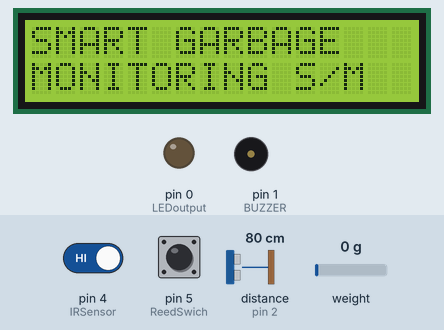
Bench run of a sketch on a simulated Arduino Uno, built with avr-gcc and run on an emulated ATmega328P. Parts: 16×2 character LCD, output pins drawn as LEDs (lit = HIGH), buzzer (waves = sounding, pin HIGH). Wiring (inferred from the names in the program): ultrasonic range finder: trigger pin 3; echo pin 2. Dashed ring = blinking. The test bench sets the inputs (shaded band); at power-on: weight on the scale 0 g, distance to the obstacle (sensor on pin 2) 80 cm, pin 4 (IRSensor) HIGH, pin 5 (ReedSwich) LOW. The echo pulse lasts 58.3 µs per cm; pins used as bus, display or sensor lines are not drawn.

Above: at 1.5 s.
7.7 s: weight on the scale set to 89 g
9.2 s: weight on the scale set to 104 g
At 9.8 s:
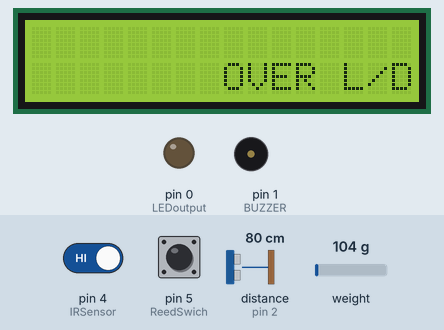
12.2 s: distance to the obstacle (sensor on pin 2) set to 4 cm
At 13.1 s:
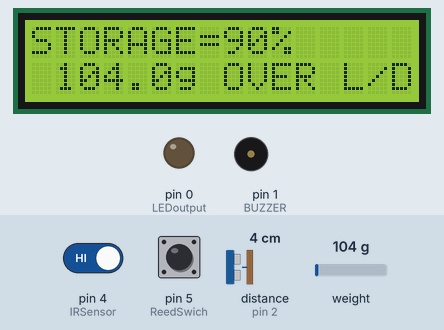
15.0 s: weight on the scale set to 1250 g
At 16.5 s:
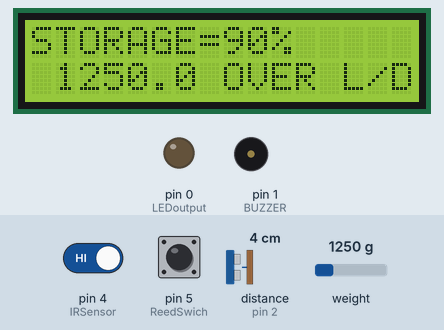
18.0 s: pin 4 (IRSensor) driven LOW
At 19.16 s:
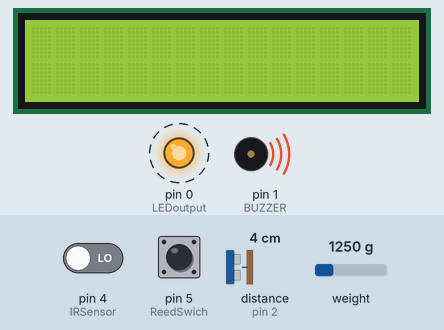
21.0 s: weight on the scale set to 50 g
At 22.67 s:
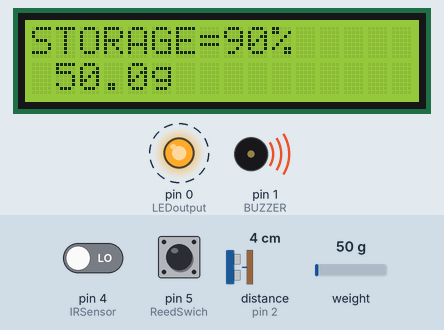
Timing chart, 0 to 25.0 s (numbered marks = the images above; inputs shaded):
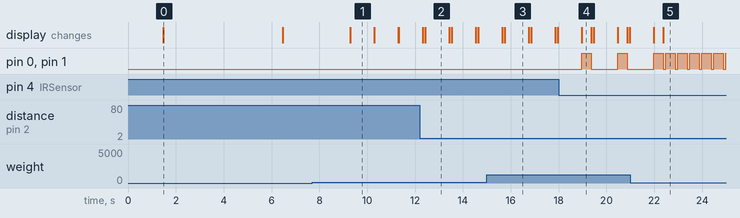

Measured:
- the behaviour switches between 99 and 100 g on weight on the scale (found by bisection; images 0 and 1)
- after the input at 7.7 s, every drawn part: stays the same
- after the input at 9.2 s, the display: changes after 0.09 s (image 1)
- after the input at 12.2 s, the display: first differs from a run without the input after 0.12 s (image 2 shows a later state)
- after the input at 18.0 s, pin 0 (LEDoutput), pin 1 (BUZZER): alternates HIGH for 0.40 s and LOW for 1.1 s, starting after 0.96 s
- after the input at 21.0 s, pin 0 (LEDoutput), pin 1 (BUZZER): alternates HIGH for 0.40 s and LOW for 0.10 s, starting after 1.5 s
- what the display in image 0 shows lasts 5.0 s, from 1.5 s to 6.5 s
- what the display in image 1 shows lasts 1.0 s, from 9.3 s to 10.3 s

The sketch:

garbageMonitoringSystem.ino
```cpp
#include <LiquidCrystal.h>
LiquidCrystal lcd(8, 9, 10, 11, 12, 13);
#define echoPin 2
#define trigPin 3
long duration;
int distance;
#include <HX711_ADC.h>
#include <Wire.h>
HX711_ADC LoadCell(6, 7); // dt pin, sck pin
int a = 0;
float b = 0;
int IRSensor = 4;
int ReedSwich = 5;
int val;
int BUZZER = 1;
int LEDoutput = 0;

void setup()
{
lcd.begin(16, 2);
pinMode(trigPin, OUTPUT);
pinMode(echoPin, INPUT);
LoadCell.begin();
LoadCell.start(1000); // 1000ms of time to stabilize
LoadCell.setCalFactor(375);
pinMode (IRSensor, INPUT);
pinMode (ReedSwich, INPUT);
pinMode (BUZZER, OUTPUT);
pinMode (LEDoutput, OUTPUT);
lcd.setCursor(0,0);
lcd.print("SMART GARBAGE");
lcd.setCursor(0,1);
lcd.print("MONITORING S/M");
delay(5000);
lcd.clear();
}

void loop()
{
digitalWrite (BUZZER, LOW);// LOW
digitalWrite (LEDoutput, LOW);// LOW
LoadCell.update(); // Fetches data from the load cell
float i = LoadCell.getData(); // output
digitalWrite(trigPin, LOW);
delayMicroseconds(2);
digitalWrite(trigPin, HIGH);
delayMicroseconds(10);
digitalWrite(trigPin, LOW);
duration = pulseIn(echoPin, HIGH);
distance = duration * 0.034 / 2;
if(distance>=10.1 && distance<=12)
{
lcd.setCursor(0, 0);
lcd.print("STORAGE=00%");
lcd.setCursor(1, 1);
lcd.print(i, 1);
lcd.print("g ");
delay(100);
}
if(distance>=8.1 && distance<=10)
{
lcd.setCursor(0, 0);
lcd.print("STORAGE=05%");
lcd.setCursor(1, 1);
lcd.print(i, 1);
lcd.print("g ");
delay(100);
}
if(distance>=6.1 && distance<=8)
{
lcd.setCursor(0, 0);
lcd.print("STORAGE=20%");
lcd.setCursor(1, 1);
lcd.print(i, 1);
lcd.print("g ");
delay(100);
}
if(distance>=5.1 && distance<=6)
{
lcd.setCursor(0, 0);
lcd.print("STORAGE=40%");
lcd.setCursor(1, 1);
lcd.print(i, 1);
lcd.print("g ");
delay(100);
}
if(distance>=4.1 && distance<=5)
{
lcd.setCursor(0, 0);
lcd.print("STORAGE=60%");
lcd.setCursor(1, 1);
lcd.print(i, 1);
lcd.print("g ");
delay(100);
}
if(distance>=3.1 && distance<=4)
{
lcd.setCursor(0, 0);
lcd.print("STORAGE=80%");
lcd.setCursor(1, 1);
lcd.print(i, 1);
lcd.print("g ");
delay(100);
}
if(distance>=2.1 && distance<=3)
{
lcd.setCursor(0, 0);
lcd.print("STORAGE=90%");
lcd.setCursor(1, 1);
lcd.print(i, 1);
lcd.print("g ");
delay(100);
}
if (i>=100)
{
i=0;
lcd.setCursor(7, 1);
lcd.print(" OVER L/D");
delay(1000);
lcd.clear();
}
int statusSensor = digitalRead (IRSensor);
if (statusSensor == LOW)
{
digitalWrite(BUZZER, HIGH); // HIGH
digitalWrite(LEDoutput, HIGH); // HIGH
delay(400);
}
else
{
digitalWrite(BUZZER, LOW); // LOW
digitalWrite(LEDoutput, LOW); // LOW
}
val = digitalRead (ReedSwich);
if (val == HIGH)
{
digitalWrite (BUZZER, HIGH);// HIGH
delay(150);
digitalWrite (BUZZER, LOW);// LOW
delay(100);
digitalWrite (BUZZER, HIGH);// HIGH
delay(150);
}
else
{
digitalWrite (BUZZER, LOW);// LOW
}
}
```
